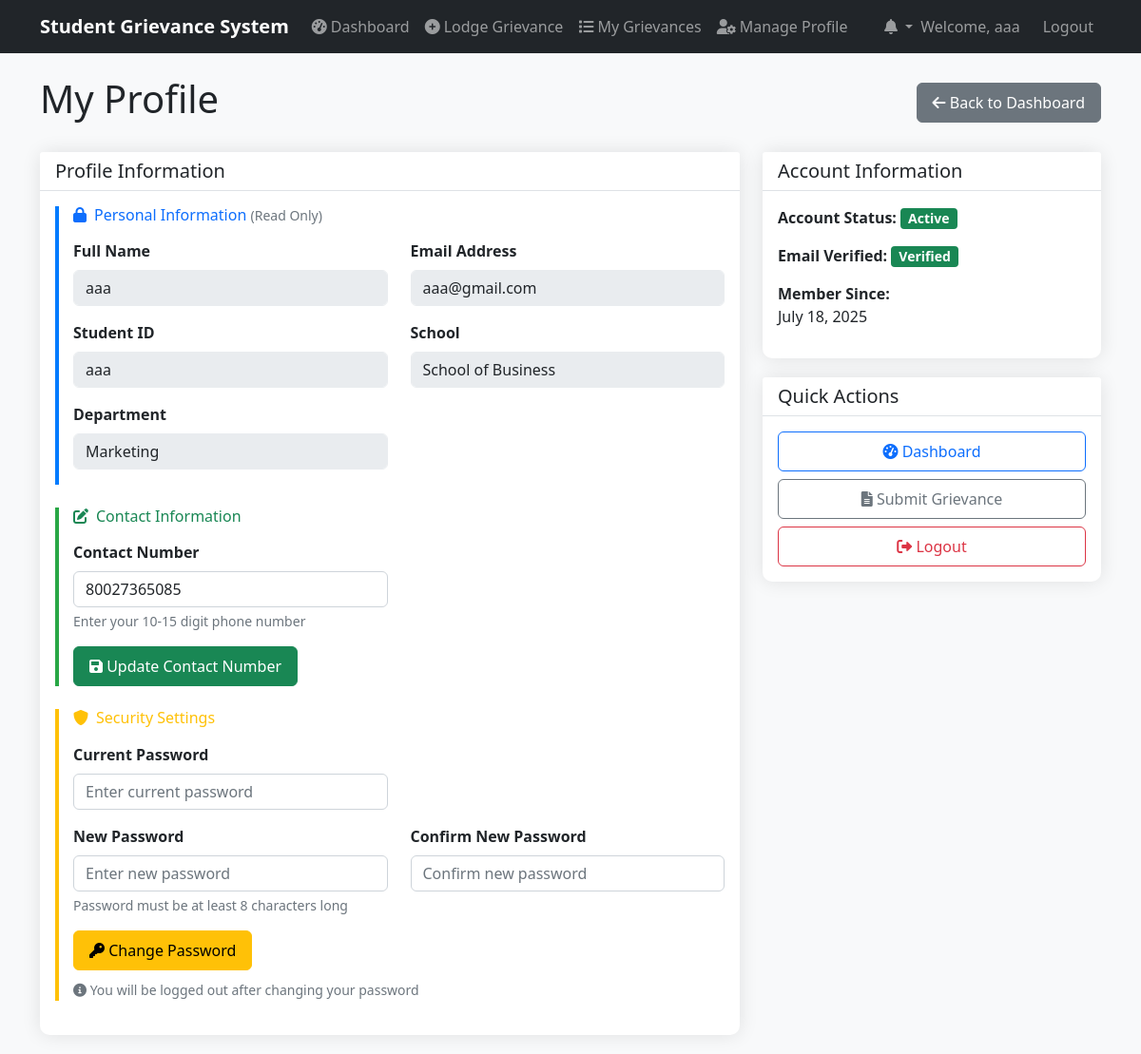
Before: /api/students/profile/ (signed in) with the older database file.
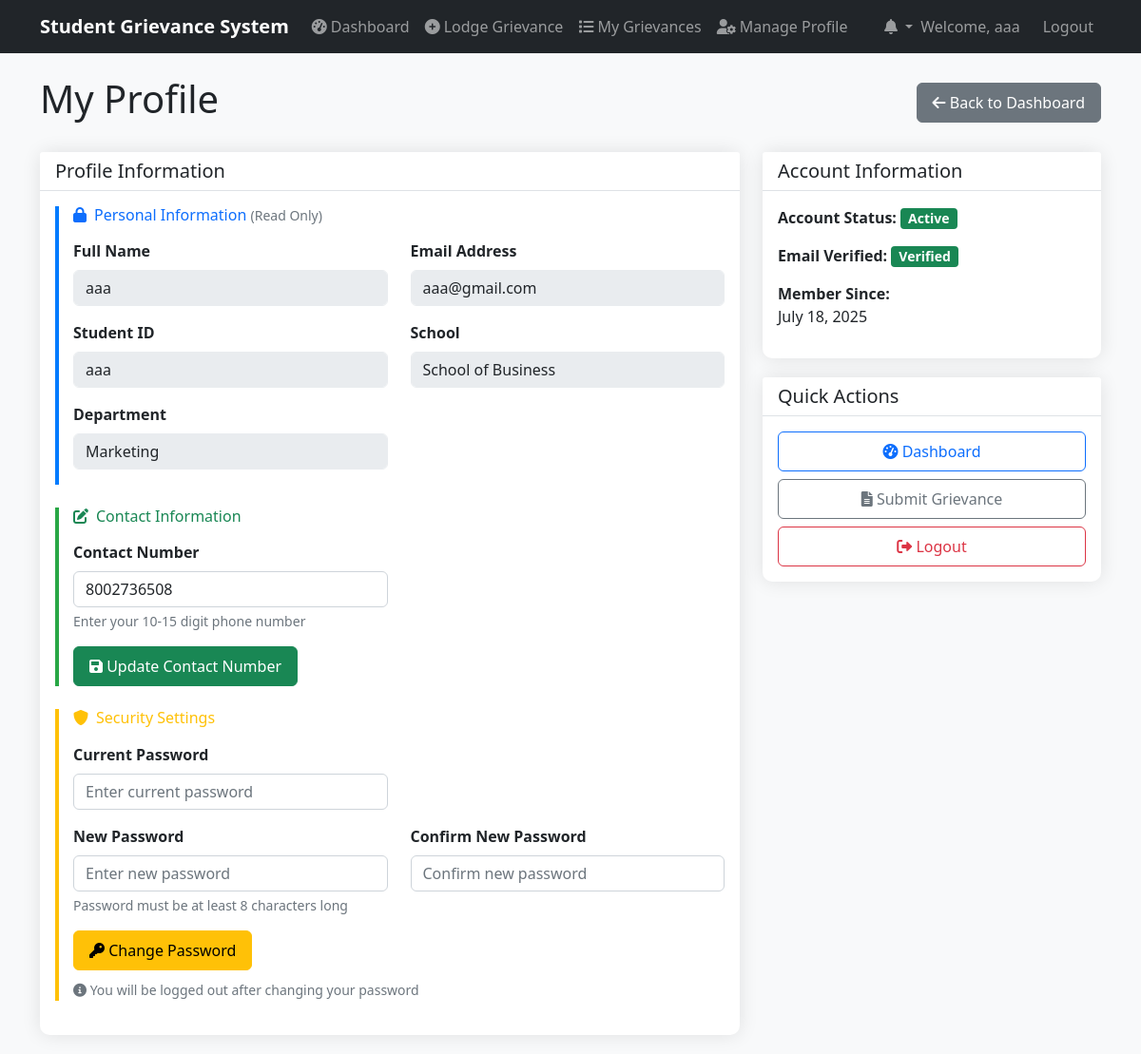
After: the same page with the newer database file.
### apps/students/models.py (models this page shows, shortened)
class StudentProfile(models.Model):
    user = models.OneToOneField(settings.AUTH_USER_MODEL, on_delete=models.CASCADE, related_name='student_profile')
    name = models.CharField(max_length=100, blank=True, null=True)  # Full name of the student (nullable for migration)
    student_id = models.CharField(max_length=50, unique=True)  # Student enrollment Id
    school = models.CharField(max_length=200, blank=True, null=True)  # Name of the School (optional, not in doc)
    department = models.CharField(max_length=100)  # Department name
    contact_no = models.CharField(max_length=15, blank=True, null=True)  # Contact number (nullable for migration)
    created_at = models.DateTimeField(auto_now_add=True)
    updated_at = models.DateTimeField(auto_now=True)
    class Meta:
        verbose_name = "Student Profile"
        verbose_name_plural = "Student Profiles"

### apps/authentication/models.py (models this page shows, shortened)
class User(AbstractBaseUser, PermissionsMixin):
    ROLE_CHOICES = [
        ('student', 'Student'),
        ('admin', 'Admin'),
        ('superadmin', 'Super Admin'),
        ('officer', 'Grievance Officer'),
    ]
    email = models.EmailField(unique=True)  # STRING - Unique email address
    role = models.CharField(max_length=20, choices=ROLE_CHOICES, default='student')  # STRING - User role (e.g., 'student')
    created_at = models.DateTimeField(auto_now_add=True)  # DATETIME - Timestamp of registration
    is_active = models.BooleanField(default=True)
    is_staff = models.BooleanField(default=False)
    is_email_verified = models.BooleanField(default=False)
    objects = UserManager()
    USERNAME_FIELD = 'email'
    REQUIRED_FIELDS = []
    def get_display_name(self):
        if hasattr(self, 'student_profile') and self.student_profile.name:
            return self.student_profile.name
        return self.email
    @property
    def is_student(self):
        return self.role == 'student'
    @property
    def is_admin(self):
        return self.role in ['admin', 'superadmin', 'officer']

### apps/students/views.py (the view)
# urls.py: path('profile/', views.student_profile_view, name='profile'),
@login_required
def student_profile_view(request):
    if not request.user.is_student:
        return redirect('admin_panel:dashboard')
    try:
        student_profile = request.user.student_profile
    except StudentProfile.DoesNotExist:
        messages.error(request, 'Student profile not found')
        return redirect('authentication:login')
    return render(request, 'students/profile.html', {'student_profile': student_profile})

### apps/students/context_processors.py (called while the page is built)
def student_notifications(request):
    if request.user.is_authenticated and request.user.is_student:
        notifications = get_student_notifications(request.user)
        return {
            'student_notifications': notifications,
            'notifications_count': len(notifications)
        }
    return {
        'student_notifications': [],
        'notifications_count': 0
    }

### templates/students/profile.html (shortened to what the changed rows need)
{% extends 'base.html' %}
{% load static %}
{% block content %}
<div class="row">
    <div class="col-12">
        <div class="d-flex justify-content-between align-items-center mb-4">
            <h1>My Profile</h1>
        </div>
    </div>
</div>
<div class="row">
    <div class="col-md-8">
        <div class="card">
            <div class="card-body">
                <div class="profile-section">
                    <div class="row mb-4">
                        <div class="col-md-6">
                            <div class="mb-3">
                                <label class="form-label fw-bold">Full Name</label>
                                <input type="text" class="form-control readonly-field" value="{{ student_profile.name|default:'Not provided' }}" readonly>
                            </div>
                        </div>
                        <div class="col-md-6">
                            <div class="mb-3">
                                <label class="form-label fw-bold">Email Address</label>
                                <input type="email" class="form-control readonly-field" value="{{ student_profile.user.email }}" readonly>
                            </div>
                        </div>
                        <div class="col-md-6">
                            <div class="mb-3">
                                <label class="form-label fw-bold">Student ID</label>
                                <input type="text" class="form-control readonly-field" value="{{ student_profile.student_id }}" readonly>
                            </div>
                        </div>
                        <div class="col-md-6">
                            <div class="mb-3">
                                <label class="form-label fw-bold">School</label>
                                <input type="text" class="form-control readonly-field" value="{{ student_profile.school|default:'Not provided' }}" readonly>
                            </div>
                        </div>
                        <div class="col-md-6">
                            <div class="mb-3">
                                <label class="form-label fw-bold">Department</label>
                                <input type="text" class="form-control readonly-field" value="{{ student_profile.department }}" readonly>
                            </div>
                        </div>
                    </div>
                </div>
                <div class="editable-section">
                    <form method="post" action="{% url 'students:update_contact' %}">
                        <div class="row">
                            <div class="col-md-6">
                                <div class="mb-3">
                                    <label for="contact_no" class="form-label fw-bold">Contact Number</label>
                                    <input type="tel" class="form-control" id="contact_no" name="contact_no"
                                           value="{{ student_profile.contact_no|default:'' }}"
                                           placeholder="Enter your contact number"
                                           pattern="[0-9]{10,15}"
                                           title="Please enter a valid phone number (10-15 digits)">
                                    <div class="form-text">Enter your 10-15 digit phone number</div>
                                </div>
                            </div>
                        </div>
                    </form>
                </div>
            </div>
        </div>
    </div>
    <div class="col-md-4">
        <div class="card">
            <div class="card-body">
                <div class="mb-3">
                    <strong>Account Status:</strong>
                    <span class="badge bg-{{ student_profile.user.is_active|yesno:'success,danger' }}">
                        {{ student_profile.user.is_active|yesno:'Active,Inactive' }}
                    </span>
                </div>
                <div class="mb-3">
                    <strong>Email Verified:</strong>
                    <span class="badge bg-{{ student_profile.user.is_email_verified|yesno:'success,warning' }}">
                        {{ student_profile.user.is_email_verified|yesno:'Verified,Not Verified' }}
                    </span>
                </div>
                <div class="mb-3">
                    <strong>Member Since:</strong>
                    <br>{{ student_profile.created_at|date:"F d, Y" }}
                </div>
            </div>
        </div>
    </div>
</div>
{% endblock %}

Changed rows visible on the page:
changed StudentProfile "aaa": contact_no "80027365085" → "8002736508"
